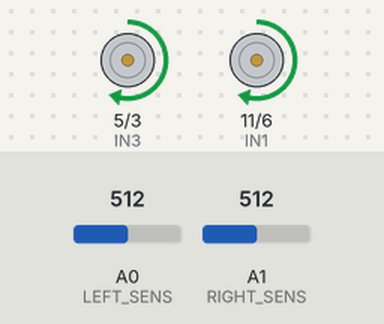
Recording of a sketch running on a simulated Arduino Uno, built with avr-gcc and run on an emulated ATmega328P. Parts: motor-driver pin pairs drawn as motors (green arrow = first pin HIGH = forward, orange = second pin HIGH = backward, longer = more drive). Inputs (shaded band) come from the test bench; at power-on: A0 (LEFT_SENS) = 512, A1 (RIGHT_SENS) = 512.

Above: at 1.2 s.
1.3 s: A0 (LEFT_SENS) set to 490
At 2.5 s:
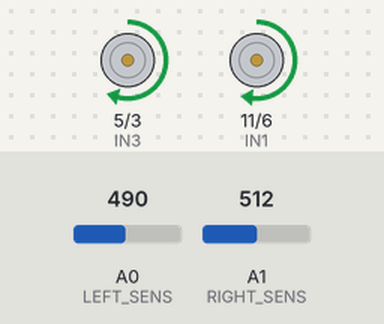
2.8 s: A1 (RIGHT_SENS) set to 490
At 3.8 s:
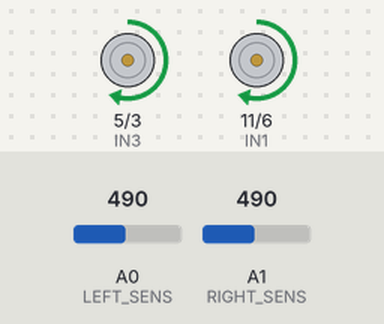
4.3 s: A0 (LEFT_SENS) set to 306
At 4.9 s:
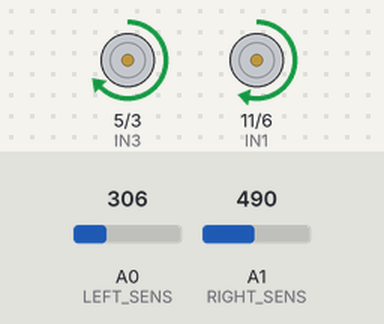
5.8 s: A1 (RIGHT_SENS) set to 510
At 6.1 s:
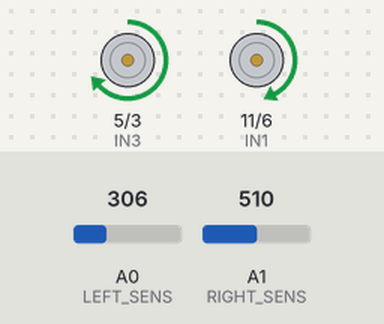
7.3 s: A0 (LEFT_SENS) set to 510
At 8.4 s:
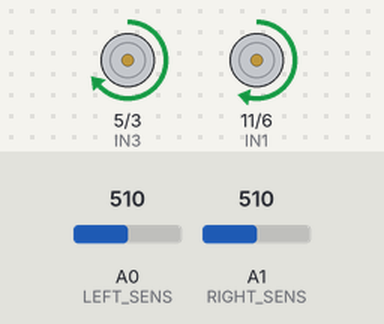
8.8 s: A1 (RIGHT_SENS) set to 306
At 9.4 s:
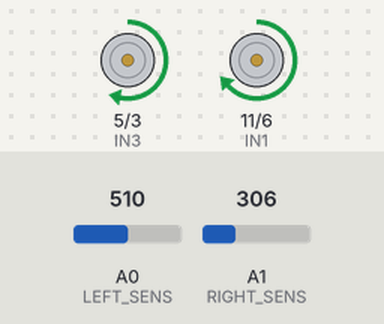
Timing chart, 0 to 11.3 s (numbered marks = the images above; inputs shaded):
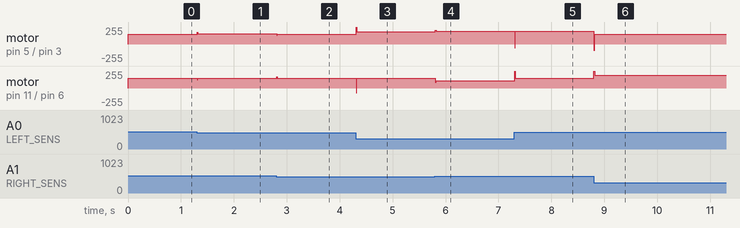

The sketch:

lesson-03-crossroads.ino
```cpp
#define IN1 11  // пины левого мотора, ШИМ
#define IN2 6
#define IN3 5  // пины правого мотора, ШИМ
#define IN4 3

#define LEFT_SENS A0   // пин левого датчика линии
#define RIGHT_SENS A1  // пин правого датчика линии

void motors(int16_t speed1, int16_t speed2) {  // первый аргумент управляет левым мотором, второй — правым
  speed1 = constrain(speed1, -255, 255);       // ограничиваем команду диапазоном от -255 до 255
  speed2 = constrain(speed2, -255, 255);

  if (speed1 > 0) {  // подаем speed1 на пины первого мотора
    analogWrite(IN1, speed1);
    analogWrite(IN2, 0);
  } else {
    analogWrite(IN1, 0);
    analogWrite(IN2, -speed1);
  }

  if (speed2 > 0) {  // подаем speed2 на пины второго мотора
    analogWrite(IN3, speed2);
    analogWrite(IN4, 0);
  } else {
    analogWrite(IN3, 0);
    analogWrite(IN4, -speed2);
  }
}

void followLine() {
  // TODO 1: настройте ПД (урок 02) и подберите ki на длинной дуге.
  const int16_t speed = 150;
  const float kp = 0.2;
  const float kd = 1.0;
  const float ki = 0.0;
  static int16_t errOld = 0;    // ошибка на предыдущем шаге
  static float integral = 0.0;  // сумма ошибок с начала заезда

  // Ошибка положения: показание левого датчика минус показание правого.
  int16_t err = analogRead(LEFT_SENS) - analogRead(RIGHT_SENS);

  // Для Д-составляющей находим изменение ошибки, для И-составляющей накапливаем сумму.
  int16_t dErr = err - errOld;
  errOld = err;
  integral = integral + err;
  integral = constrain(integral, -25000.0, 25000.0);  // предел при ki = 0.002

  // Управляющее воздействие складывается из трех составляющих: П, И и Д.
  float control = kp * err + ki * integral + kd * dErr;
  int16_t left = constrain(speed + control, -255, 255);
  int16_t right = constrain(speed - control, -255, 255);
  motors(left, right);
  delay(10);
}

uint16_t crossRoad() {
  const int16_t threshold = 500;  // TODO 2: выберите порог черного по измерениям обоих датчиков.
  uint16_t count = 0;
  static bool wasCross = false;
  bool isCross = analogRead(LEFT_SENS) < threshold && analogRead(RIGHT_SENS) < threshold;
  // TODO 3: исправьте три ошибки в счетчике. Один въезд — один отсчет.
  if (isCross) {
    count = count + 1;
  }
  return count;
}

void setup() {
  pinMode(IN1, OUTPUT);  // настраиваем пины управления моторами как выходы
  pinMode(IN2, OUTPUT);
  pinMode(IN3, OUTPUT);
  pinMode(IN4, OUTPUT);

  Serial.begin(9600);  // задаем скорость обмена с монитором порта
}

void loop() {
  uint16_t crossings = crossRoad();
  // Serial.println(crossings);  // для проверки счетчика на столе
  // TODO 4: остановитесь на пятом перекрестке и сохраняйте остановку.
  followLine();
}
```

Measured:
- after the input at 1.3 s, motor on pin 5 (IN3) / pin 3 (IN4): forward 150/255 → forward 154/255 at once; motor on pin 11 (IN1) / pin 6 (IN2): forward 150/255 → forward 145/255 at once
- after the input at 2.8 s, motor on pin 5 (IN3) / pin 3 (IN4): forward 154/255 → forward 150/255 at once; motor on pin 11 (IN1) / pin 6 (IN2): forward 145/255 → forward 150/255 at once
- after the input at 4.3 s, motor on pin 5 (IN3) / pin 3 (IN4): forward 150/255 → forward 186/255 at once; motor on pin 11 (IN1) / pin 6 (IN2): forward 150/255 → backward 70/255 at once, → forward 150/255 0.01 s later
- after the input at 5.8 s, motor on pin 5 (IN3) / pin 3 (IN4): forward 186/255 → forward 190/255 at once; motor on pin 11 (IN1) / pin 6 (IN2): forward 150/255 → forward 109/255 at once
- after the input at 7.3 s, motor on pin 5 (IN3) / pin 3 (IN4): forward 190/255 → backward 54/255 at once, → forward 190/255 0.01 s later; motor on pin 11 (IN1) / pin 6 (IN2): forward 109/255 → forward 150/255 at once
- after the input at 8.8 s, motor on pin 5 (IN3) / pin 3 (IN4): forward 190/255 → forward 150/255 at once; motor on pin 11 (IN1) / pin 6 (IN2): forward 150/255 → forward 190/255 at once
